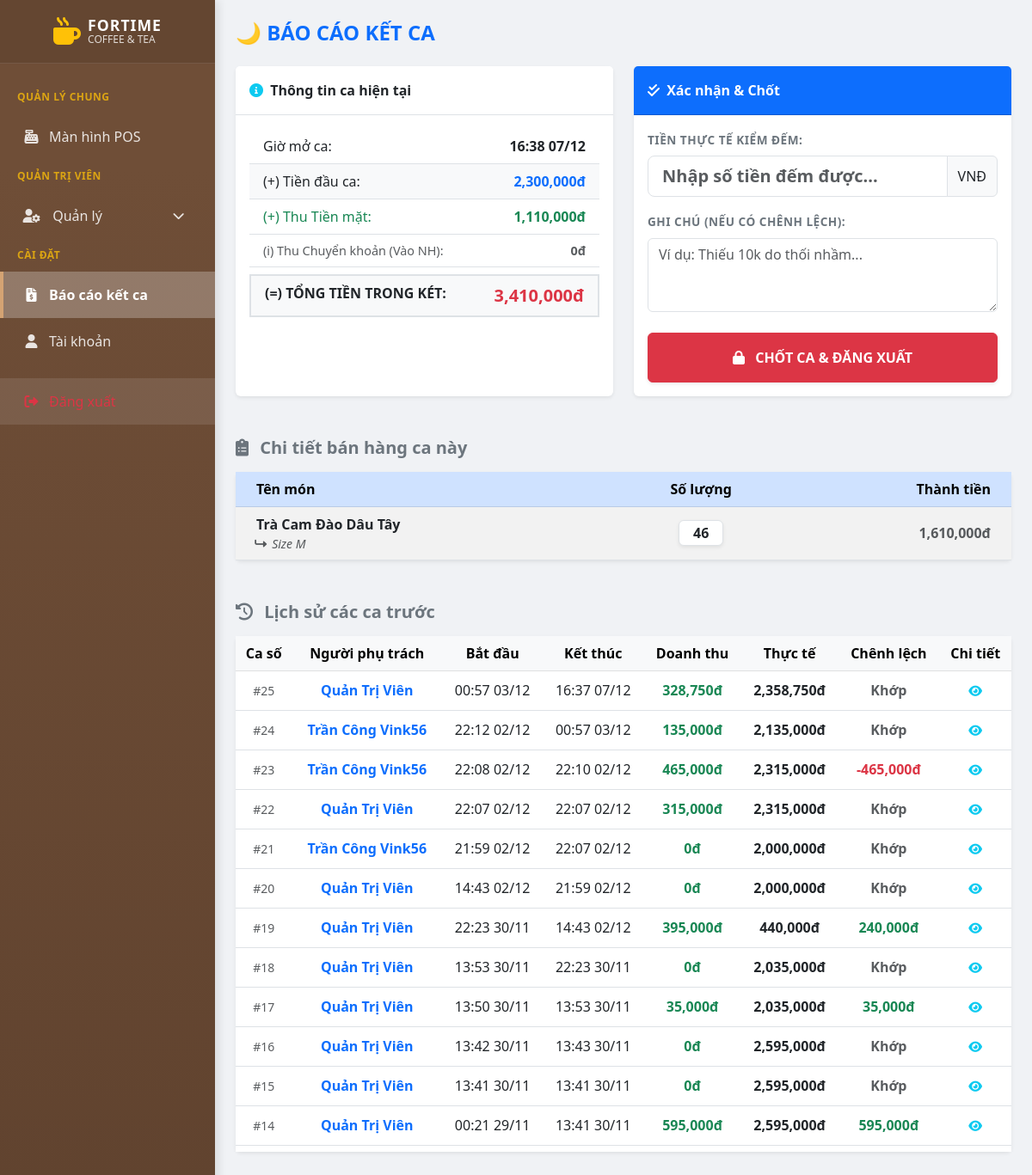
/shift (signed in), run on the app's committed database.
### tables this page shows
CREATE TABLE `cash_sessions` (
  `session_id` int(11) NOT NULL,
  `user_id` int(11) NOT NULL COMMENT 'Người mở ca',
  `start_time` datetime DEFAULT current_timestamp(),
  `end_time` datetime DEFAULT NULL,
  `opening_cash` decimal(10,2) NOT NULL DEFAULT 0.00 COMMENT 'Tiền đầu ca',
  `total_sales` decimal(10,2) DEFAULT 0.00 COMMENT 'Doanh thu trong ca',
  `close_user_id` int(11) DEFAULT NULL COMMENT 'Người chốt ca',
  `actual_cash` decimal(10,2) DEFAULT 0.00 COMMENT 'Tiền thực tế kiểm đếm',
  `note` text DEFAULT NULL
);

CREATE TABLE `users` (
  `user_id` int(11) NOT NULL,
  `username` varchar(50) NOT NULL,
  `password_hash` varchar(255) NOT NULL,
  `full_name` varchar(100) NOT NULL,
  `role_id` int(11) NOT NULL,
  `is_deleted` tinyint(1) DEFAULT 0
);

### app/views/shift/report.php (the view, shortened to what the rows shown need)
<!DOCTYPE html>
<html lang="vi">
<head>
    <link href="https://cdn.jsdelivr.net/npm/bootstrap@5.3.0/dist/css/bootstrap.min.css" rel="stylesheet">
    <link rel="stylesheet" href="https://cdnjs.cloudflare.com/ajax/libs/font-awesome/6.0.0/css/all.min.css">
    <link rel="stylesheet" href="<?php echo URLROOT; ?>/css/admin.css">
    <link rel="stylesheet" href="<?php echo URLROOT; ?>/css/sidebar.css">
</head>
<body>
<div class="wrapper">
    <?php require_once APPROOT . '/views/Layouts/sidebar.php'; ?>
    <div id="content">
        <div class="container-fluid p-4">
            <h4 class="fw-bold text-primary mb-4">🌙 BÁO CÁO KẾT CA</h4>
            <div class="row mb-5">
                <div class="col-md-6">
                    <div class="card shadow-sm border-0 h-100">
                        <div class="card-header bg-white fw-bold py-3 border-bottom">
                            <i class="fas fa-info-circle me-1 text-info"></i> Thông tin ca hiện tại
                        </div>
                        <div class="card-body">
                            <ul class="list-group list-group-flush">
                                <li class="list-group-item d-flex justify-content-between">
                                    <span>Giờ mở ca:</span>
                                    <strong><?php echo date('H:i d/m', strtotime($data['session']->start_time)); ?></strong>
                                </li>
                                <li class="list-group-item d-flex justify-content-between bg-light">
                                    <span>(+) Tiền đầu ca:</span>
                                    <strong class="text-primary">
                                        <?php echo number_format($data['session']->opening_cash); ?>đ
                                    </strong>
                                </li>
                                <li class="list-group-item d-flex justify-content-between">
                                    <span class="text-success">(+) Thu Tiền mặt:</span>
                                    <strong class="text-success">
                                        <?php echo number_format($data['sales_data']->total_cash ?? 0); ?>đ
                                    </strong>
                                </li>
                                <li class="list-group-item d-flex justify-content-between text-muted" style="font-size: 0.9rem;">
                                    <span>(i) Thu Chuyển khoản (Vào NH):</span>
                                    <strong>
                                        <?php echo number_format($data['sales_data']->total_transfer ?? 0); ?>đ
                                    </strong>
                                </li>
                                <li class="list-group-item d-flex justify-content-between border-top border-2 mt-2 bg-light">
                                    <span class="fw-bold text-dark">(=) TỔNG TIỀN TRONG KÉT:</span>
                                    <strong class="text-danger fs-5">
                                        <?php echo number_format($data['expected']); ?>đ
                                    </strong>
                                </li>
                            </ul>
                        </div>
                    </div>
                </div>
                <div class="col-md-6">
                    <div class="card shadow-sm border-0 h-100">
                        <div class="card-header bg-primary text-white fw-bold py-3">
                            <i class="fas fa-check-double me-1"></i> Xác nhận & Chốt
                        </div>
                        <div class="card-body">
                            <form id="closeShiftForm" action="<?php echo URLROOT; ?>/shift/close" method="post">
                                <div class="mb-3">
                                    <label class="form-label fw-bold">Tiền thực tế kiểm đếm:</label>
                                    <div class="input-group">
                                        <input type="number" name="actual_cash" class="form-control form-control-lg text-success fw-bold"
                                               required placeholder="Nhập số tiền đếm được..." min="0">
                                        <span class="input-group-text">VNĐ</span>
                                    </div>
                                </div>
                                <div class="mb-4">
                                    <label class="form-label">Ghi chú (nếu có chênh lệch):</label>
                                    <textarea name="note" class="form-control" rows="3" placeholder="Ví dụ: Thiếu 10k do thối nhầm..."></textarea>
                                </div>
                                <button type="submit" class="btn btn-danger w-100 py-3 fw-bold shadow-sm">
                                    <i class="fas fa-lock me-2"></i> CHỐT CA & ĐĂNG XUẤT
                                </button>
                            </form>
                        </div>
                    </div>
                </div>
            </div>
            <h5 class="fw-bold text-secondary mb-3"><i class="fas fa-clipboard-list me-2"></i> Chi tiết bán hàng ca này</h5>
            <div class="card shadow-sm border-0 mb-5">
                <div class="card-body p-0">
                    <div class="table-responsive" style="max-height: 400px; overflow-y: auto;">
                        <table class="table table-striped table-hover align-middle mb-0">
                            <thead class="table-primary sticky-top">
                                <tr>
                                    <th class="ps-4">Tên món</th>
                                    <th class="text-center">Số lượng</th>
                                    <th class="text-end pe-4">Thành tiền</th>
                                </tr>
                            </thead>
                            <tbody>
                                <?php if(!empty($data['current_items'])): ?>
                                    <?php foreach($data['current_items'] as $item): ?>
                                    <tr>
                                        <td class="ps-4">
                                            <div class="fw-bold text-dark"><?php echo htmlspecialchars($item->product_name); ?></div>
                                            <?php if($item->note): ?>
                                                <div class="small text-muted fst-italic">
                                                    <i class="fas fa-level-up-alt fa-rotate-90 me-1"></i> <?php echo htmlspecialchars($item->note); ?>
                                                </div>
                                            <?php endif; ?>
                                        </td>
                                        <td class="text-center">
                                            <span class="badge bg-white text-dark border fs-6 shadow-sm px-3">
                                                <?php echo $item->qty; ?>
                                            </span>
                                        </td>
                                        <td class="text-end pe-4 text-muted fw-bold">
                                            <?php echo number_format($item->subtotal); ?>đ
                                        </td>
                                    </tr>
                                    <?php endforeach; ?>
                                <?php endif; ?>
                            </tbody>
                        </table>
                    </div>
                </div>
            </div>
            <?php if(isset($_SESSION['role_id']) && $_SESSION['role_id'] == 1): ?>
            <h5 class="fw-bold text-secondary mb-3"><i class="fas fa-history me-2"></i> Lịch sử các ca trước</h5>
            <div class="card shadow-sm border-0">
                <div class="card-body p-0">
                    <div class="table-responsive" style="max-height: 600px; overflow-y: auto;">
                        <table class="table table-hover align-middle mb-0 text-center">
                            <thead class="table-light sticky-top">
                                <tr>
                                    <th>Ca số</th>
                                    <th>Người phụ trách</th>
                                    <th>Bắt đầu</th>
                                    <th>Kết thúc</th>
                                    <th>Doanh thu</th>
                                    <th>Thực tế</th>
                                    <th>Chênh lệch</th>
                                    <th>Chi tiết</th>
                                </tr>
                            </thead>
                            <tbody>
                                <?php if(!empty($data['history'])): ?>
                                    <?php foreach($data['history'] as $s): ?>
                                        <?php
                                            $cashSales = isset($s->cash_only) ? $s->cash_only : 0;
                                            $diff = $s->actual_cash - ($s->opening_cash + $cashSales);
                                            $diffClass = ($diff < 0) ? 'text-danger' : (($diff > 0) ? 'text-success' : 'text-muted');
                                            $diffText = ($diff == 0) ? 'Khớp' : number_format($diff) . 'đ';
                                        ?>
                                        <tr>
                                            <td class="text-muted small">#<?php echo $s->session_id; ?></td>
                                            <td class="fw-bold text-primary"><?php echo htmlspecialchars($s->full_name); ?></td>
                                            <td><?php echo date('H:i d/m', strtotime($s->start_time)); ?></td>
                                            <td><?php echo date('H:i d/m', strtotime($s->end_time)); ?></td>
                                            <td class="fw-bold text-success"><?php echo number_format($s->total_sales); ?>đ</td>
                                            <td class="fw-bold"><?php echo number_format($s->actual_cash); ?>đ</td>
                                            <td class="fw-bold <?php echo $diffClass; ?>"><?php echo $diffText; ?></td>
                                            <td>
                                                <button class="btn btn-sm btn-outline-info border-0"
                                                        data-start="<?php echo $s->start_time; ?>"
                                                        data-end="<?php echo $s->end_time; ?>"
                                                        data-id="<?php echo $s->session_id; ?>"
                                                        data-note="<?php echo htmlspecialchars($s->note ?? '', ENT_QUOTES); ?>"
                                                        onclick="viewSessionDetail(this)">
                                                    <i class="fas fa-eye"></i>
                                                </button>
                                            </td>
                                        </tr>
                                    <?php endforeach; ?>
                                <?php else: ?>
                                    <tr><td colspan="8" class="py-4 text-muted">Chưa có lịch sử ca nào.</td></tr>
                                <?php endif; ?>
                            </tbody>
                        </table>
                    </div>
                </div>
            </div>
            <?php endif; ?>
        </div>
    </div>
</div>
</body>
</html>

### data on the page
cash_sessions: start_time "16:38 07/12", opening_cash "2,300,000"
cash_sessions: session_id "25", user.full_name "Quản Trị Viên", start_time "00:57 03/12", end_time "16:37 07/12", total_sales "328,750", actual_cash "2,358,750", diffText "Khớp"
cash_sessions: session_id "24", user.full_name "Trần Công Vink56", start_time "22:12 02/12", end_time "00:57 03/12", total_sales "135,000", actual_cash "2,135,000", diffText "Khớp"
cash_sessions: session_id "23", user.full_name "Trần Công Vink56", start_time "22:08 02/12", end_time "22:10 02/12", total_sales "465,000", actual_cash "2,315,000", diffText "-465,000đ"
cash_sessions: session_id "22", user.full_name "Quản Trị Viên", start_time "22:07 02/12", end_time "22:07 02/12", total_sales "315,000", actual_cash "2,315,000", diffText "Khớp"
cash_sessions: session_id "21", user.full_name "Trần Công Vink56", start_time "21:59 02/12", end_time "22:07 02/12", total_sales "0", actual_cash "2,000,000", diffText "Khớp"
cash_sessions: session_id "20", user.full_name "Quản Trị Viên", start_time "14:43 02/12", end_time "21:59 02/12", total_sales "0", actual_cash "2,000,000", diffText "Khớp"
cash_sessions: session_id "19", user.full_name "Quản Trị Viên", start_time "22:23 30/11", end_time "14:43 02/12", total_sales "395,000", actual_cash "440,000", diffText "240,000đ"
cash_sessions: session_id "18", user.full_name "Quản Trị Viên", start_time "13:53 30/11", end_time "22:23 30/11", total_sales "0", actual_cash "2,035,000", diffText "Khớp"
cash_sessions: session_id "17", user.full_name "Quản Trị Viên", start_time "13:50 30/11", end_time "13:53 30/11", total_sales "35,000", actual_cash "2,035,000", diffText "35,000đ"
cash_sessions: session_id "16", user.full_name "Quản Trị Viên", start_time "13:42 30/11", end_time "13:43 30/11", total_sales "0", actual_cash "2,595,000", diffText "Khớp"
cash_sessions: session_id "15", user.full_name "Quản Trị Viên", start_time "13:41 30/11", end_time "13:41 30/11", total_sales "0", actual_cash "2,595,000", diffText "Khớp"
cash_sessions: session_id "14", user.full_name "Quản Trị Viên", start_time "00:21 29/11", end_time "13:41 30/11", total_sales "595,000", actual_cash "2,595,000", diffText "595,000đ"

### other printed values
$data['sales_data']->total_cash "1,110,000"
$data['sales_data']->total_transfer "0"
$data['expected'] "3,410,000"
$item->product_name "Trà Cam Đào Dâu Tây"
$item->note "Size M"
$item->qty "46"
$item->subtotal "1,610,000"
